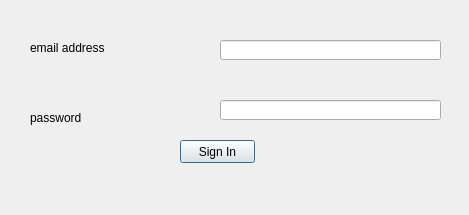
<?xml version="1.0" encoding="UTF-8"?>
<ui version="4.0">
 <class>Dialog</class>
 <widget class="QDialog" name="Dialog">
  <property name="geometry">
   <rect>
    <x>0</x>
    <y>0</y>
    <width>469</width>
    <height>215</height>
   </rect>
  </property>
  <property name="windowTitle">
   <string>Dialog</string>
  </property>
  <widget class="QLabel" name="label">
   <property name="geometry">
    <rect>
     <x>30</x>
     <y>40</y>
     <width>171</width>
     <height>16</height>
    </rect>
   </property>
   <property name="text">
    <string>email address</string>
   </property>
  </widget>
  <widget class="QLabel" name="label_2">
   <property name="geometry">
    <rect>
     <x>30</x>
     <y>110</y>
     <width>171</width>
     <height>16</height>
    </rect>
   </property>
   <property name="text">
    <string>password</string>
   </property>
  </widget>
  <widget class="QLineEdit" name="email">
   <property name="geometry">
    <rect>
     <x>220</x>
     <y>40</y>
     <width>221</width>
     <height>20</height>
    </rect>
   </property>
  </widget>
  <widget class="QLineEdit" name="password">
   <property name="geometry">
    <rect>
     <x>220</x>
     <y>100</y>
     <width>221</width>
     <height>20</height>
    </rect>
   </property>
  </widget>
  <widget class="QPushButton" name="pushButton">
   <property name="geometry">
    <rect>
     <x>180</x>
     <y>140</y>
     <width>75</width>
     <height>23</height>
    </rect>
   </property>
   <property name="text">
    <string>Sign In</string>
   </property>
  </widget>
  <widget class="QLabel" name="message">
   <property name="geometry">
    <rect>
     <x>30</x>
     <y>190</y>
     <width>411</width>
     <height>21</height>
    </rect>
   </property>
   <property name="text">
    <string/>
   </property>
  </widget>
 </widget>
 <resources/>
 <connections/>
</ui>
